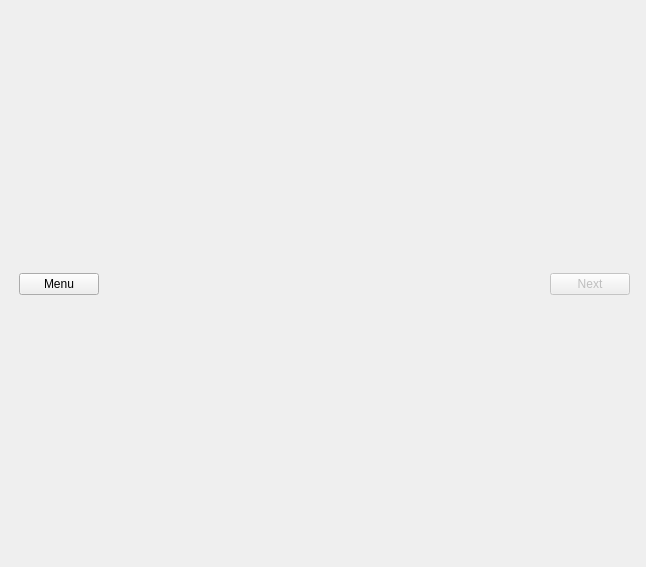
<?xml version="1.0" encoding="UTF-8"?>
<ui version="4.0">
 <class>TestForm</class>
 <widget class="QWidget" name="TestForm">
  <property name="geometry">
   <rect>
    <x>0</x>
    <y>0</y>
    <width>646</width>
    <height>567</height>
   </rect>
  </property>
  <property name="windowTitle">
   <string>Form</string>
  </property>
  <widget class="QWidget" name="verticalLayoutWidget">
   <property name="geometry">
    <rect>
     <x>19</x>
     <y>19</y>
     <width>611</width>
     <height>531</height>
    </rect>
   </property>
   <layout class="QVBoxLayout" name="verticalLayout">
    <item>
     <layout class="QHBoxLayout" name="buttonHorizontalLayout">
      <property name="sizeConstraint">
       <enum>QLayout::SetDefaultConstraint</enum>
      </property>
      <item>
       <widget class="QPushButton" name="menuPushButton">
        <property name="text">
         <string>Menu</string>
        </property>
       </widget>
      </item>
      <item>
       <spacer name="horizontalSpacer">
        <property name="orientation">
         <enum>Qt::Horizontal</enum>
        </property>
        <property name="sizeHint" stdset="0">
         <size>
          <width>40</width>
          <height>20</height>
         </size>
        </property>
       </spacer>
      </item>
      <item>
       <widget class="QPushButton" name="nextPushButton">
        <property name="enabled">
         <bool>false</bool>
        </property>
        <property name="text">
         <string>Next</string>
        </property>
       </widget>
      </item>
     </layout>
    </item>
   </layout>
  </widget>
 </widget>
 <resources/>
 <connections>
  <connection>
   <sender>menuPushButton</sender>
   <signal>clicked()</signal>
   <receiver>TestForm</receiver>
   <slot>BackToMenu()</slot>
   <hints>
    <hint type="sourcelabel">
     <x>70</x>
     <y>416</y>
    </hint>
    <hint type="destinationlabel">
     <x>-9</x>
     <y>380</y>
    </hint>
   </hints>
  </connection>
  <connection>
   <sender>nextPushButton</sender>
   <signal>clicked()</signal>
   <receiver>TestForm</receiver>
   <slot>NextQuestion()</slot>
   <hints>
    <hint type="sourcelabel">
     <x>588</x>
     <y>414</y>
    </hint>
    <hint type="destinationlabel">
     <x>748</x>
     <y>356</y>
    </hint>
   </hints>
  </connection>
  <connection>
   <sender>nextPushButton</sender>
   <signal>clicked(bool)</signal>
   <receiver>nextPushButton</receiver>
   <slot>setEnabled(bool)</slot>
   <hints>
    <hint type="sourcelabel">
     <x>566</x>
     <y>421</y>
    </hint>
    <hint type="destinationlabel">
     <x>608</x>
     <y>426</y>
    </hint>
   </hints>
  </connection>
  <connection>
   <sender>nextPushButton</sender>
   <signal>toggled(bool)</signal>
   <receiver>TestForm</receiver>
   <slot>CheckQuestionState()</slot>
   <hints>
    <hint type="sourcelabel">
     <x>551</x>
     <y>414</y>
    </hint>
    <hint type="destinationlabel">
     <x>733</x>
     <y>485</y>
    </hint>
   </hints>
  </connection>
  <connection>
   <sender>nextPushButton</sender>
   <signal>clicked(bool)</signal>
   <receiver>TestForm</receiver>
   <slot>CheckQuestionState()</slot>
   <hints>
    <hint type="sourcelabel">
     <x>584</x>
     <y>425</y>
    </hint>
    <hint type="destinationlabel">
     <x>694</x>
     <y>493</y>
    </hint>
   </hints>
  </connection>
 </connections>
 <slots>
  <slot>BackToMenu()</slot>
  <slot>NextQuestion()</slot>
  <slot>CheckQuestionState()</slot>
 </slots>
</ui>
